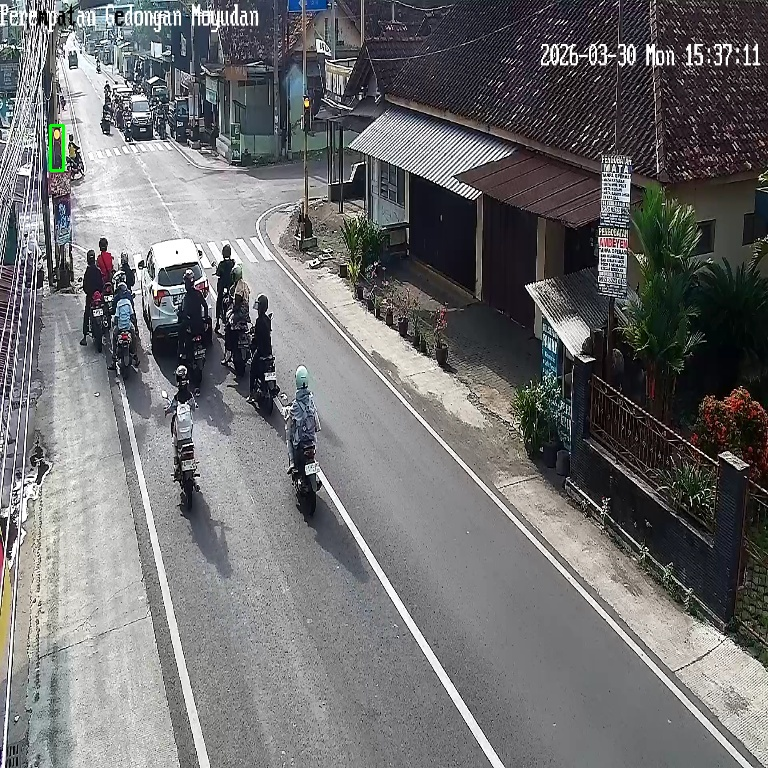
#> input picture experiment/image_with_bbox.jpg, 768 x 768 px
$ python -i light_detector.py   (imports and definitions only)
#> lines starting #> are read from the running program, lines starting #| are printed output that depends on the picture
import cv2
import numpy as np
from collections import deque


class TrafficLightDetector:

    def __init__(self):

        self.rois = [
            {
                "name": "Center Pole",
                "rect": (590, 80, 30, 60)
            }
        ]

        self.hsv_thresholds = {
            "RED": {
                "lower1": np.array([0, 120, 80]),
                "upper1": np.array([10, 255, 255]),
                "lower2": np.array([165, 120, 80]),
                "upper2": np.array([179, 255, 255])
            },

            "YELLOW": {
                "lower": np.array([10, 100, 80]),
                "upper": np.array([35, 255, 255])
            },

            "GREEN": {
                "lower": np.array([36, 60, 60]),
                "upper": np.array([95, 255, 255])
            }
        }

        self.pixel_threshold = 30

        self.history_size = 9
        self.min_confirm_frames = 6

        self.kernel = np.ones((3, 3), np.uint8)

        self.state_histories = {
            roi["name"]: deque(maxlen=self.history_size)
            for roi in self.rois
        }

        self.stable_states = {
            roi["name"]: "OFF"
            for roi in self.rois
        }

    def detect(self, frame):

        detections = []

        for roi in self.rois:

            roi_name = roi["name"]

            x, y, w, h = roi["rect"]

            roi_frame = frame[y:y+h, x:x+w]

            if roi_frame.size == 0:
                continue

            state = self._detect_color(
                roi_frame,
                roi_name
            )

            detections.append({
                "name": roi_name,
                "bbox": (x, y, w, h),
                "state": state
            })

        return detections

    def _detect_color(
        self,
        roi_frame,
        roi_name
    ):

        blurred = cv2.GaussianBlur(
            roi_frame,
            (5, 5),
            0
        )

        hsv = cv2.cvtColor(
            blurred,
            cv2.COLOR_BGR2HSV
        )

        red_mask = self._create_red_mask(hsv)

        yellow_mask = cv2.inRange(
            hsv,
            self.hsv_thresholds["YELLOW"]["lower"],
            self.hsv_thresholds["YELLOW"]["upper"]
        )

        green_mask = cv2.inRange(
            hsv,
            self.hsv_thresholds["GREEN"]["lower"],
            self.hsv_thresholds["GREEN"]["upper"]
        )

        red_mask = cv2.morphologyEx(
            red_mask,
            cv2.MORPH_OPEN,
            self.kernel
        )

        yellow_mask = cv2.morphologyEx(
            yellow_mask,
            cv2.MORPH_OPEN,
            self.kernel
        )

        green_mask = cv2.morphologyEx(
            green_mask,
            cv2.MORPH_OPEN,
            self.kernel
        )

        red_pixels = cv2.countNonZero(red_mask)
        yellow_pixels = cv2.countNonZero(yellow_mask)
        green_pixels = cv2.countNonZero(green_mask)

        state = "OFF"

        if (
            red_pixels > self.pixel_threshold and
            red_pixels > yellow_pixels and
            red_pixels > green_pixels
        ):
            state = "RED"

        elif (
            yellow_pixels > self.pixel_threshold and
            yellow_pixels > red_pixels and
            yellow_pixels > green_pixels
        ):
            state = "YELLOW"

        elif (
            green_pixels > self.pixel_threshold and
            green_pixels > red_pixels and
            green_pixels > yellow_pixels
        ):
            state = "GREEN"

        return self._temporal_smoothing(
            roi_name,
            state
        )

    def _create_red_mask(self, hsv):

        mask1 = cv2.inRange(
            hsv,
            self.hsv_thresholds["RED"]["lower1"],
            self.hsv_thresholds["RED"]["upper1"]
        )

        mask2 = cv2.inRange(
            hsv,
            self.hsv_thresholds["RED"]["lower2"],
            self.hsv_thresholds["RED"]["upper2"]
        )

        return cv2.bitwise_or(
            mask1,
            mask2
        )

    def _temporal_smoothing(
        self,
        roi_name,
        state
    ):

        history = self.state_histories[roi_name]

        history.append(state)

        if history.count("RED") >= self.min_confirm_frames:
            self.stable_states[roi_name] = "RED"

        elif history.count("YELLOW") >= self.min_confirm_frames:
            self.stable_states[roi_name] = "YELLOW"

        elif history.count("GREEN") >= self.min_confirm_frames:
            self.stable_states[roi_name] = "GREEN"

        elif history.count("OFF") >= self.min_confirm_frames:
            self.stable_states[roi_name] = "OFF"

        return self.stable_states[roi_name]

>>> import cv2
>>> picture = cv2.imread('../experiment/image_with_bbox.jpg')
#> picture is the input picture: shape (768, 768, 3); mean B, G, R 111.7, 110.7, 110.8
>>> result = TrafficLightDetector().detect(picture)
#> the loop in detect, `for roi in self.rois: ` made 1 pass
#> (red_pixels in _detect_color, yellow_pixels in _detect_color, green_pixels in _detect_color, state) on pass 1: (0, 0, 0, 'OFF')
#> pass 1, in detect, `roi_frame = frame[y:y+h, x:x+w]`:
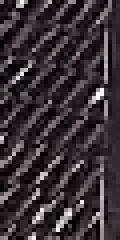
#> roi_frame: shape (60, 30, 3) (shown 4 times larger); mean B, G, R 53.6, 50.1, 56.6
#> pass 1, in _detect_color, `blurred = cv2.GaussianBlur( roi_frame, (5, 5), 0 )`:
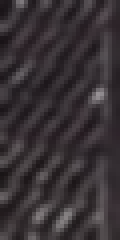
#> blurred: shape (60, 30, 3) (shown 4 times larger); mean B, G, R 53.4, 49.9, 56.4
#> after the loop in detect, `for roi in self.rois:`: detections = 1 item
#> result = 1 item
